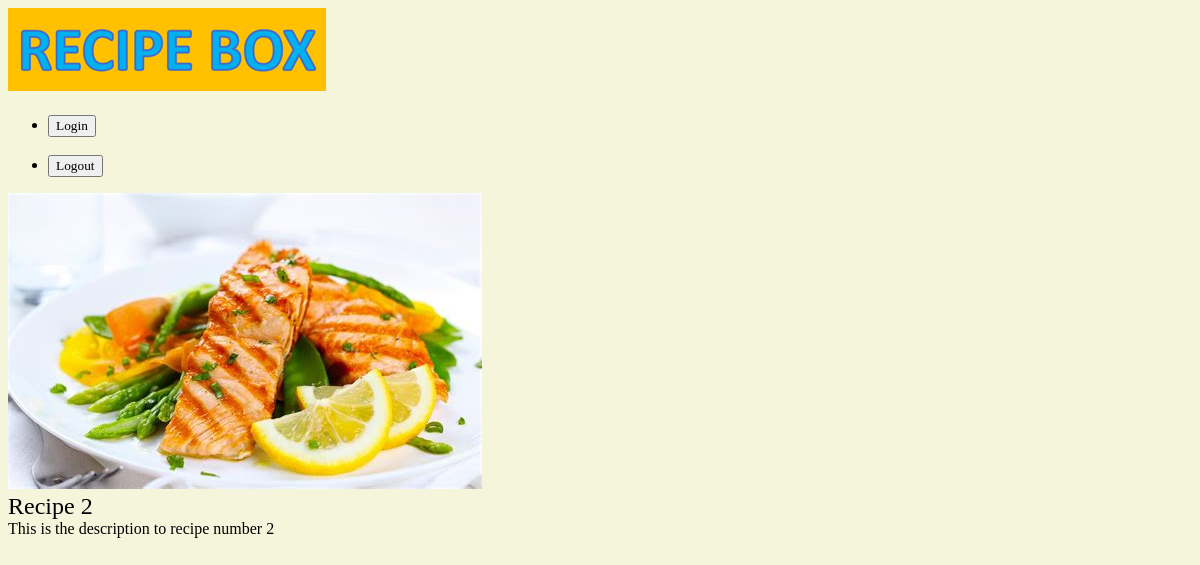
The page /recipes/recipe-2/ on the database its author committed.
### recipes/models.py (models this page shows, shortened)
class Recipe(models.Model):
    user = models.ForeignKey(settings.AUTH_USER_MODEL, on_delete=models.CASCADE, default='1',)
    title = models.CharField(max_length=120)
    description = models.TextField(blank=True, null=True, max_length=255)
    directions = models.TextField(blank=True, null=True,)
    timestamp = models.DateTimeField(auto_now_add=True) # automatically input time when record is created
    updated = models.DateTimeField(auto_now=True)
    slug = models.SlugField()
    thumb = models.ImageField(default='default.png', blank=True)

### recipes/views.py (the view)
# urls.py: path('<slug:slug>/', views.recipe_detail_view, name='detail'),
def recipe_detail_view(request, slug):
    recipe = Recipe.objects.get(slug=slug)
    return render(request, 'recipes/recipe_detail_view.html', {'recipe':recipe } )

### recipes/templates/recipes/recipe_detail_view.html (shortened to what this page needs)
{% extends 'base.html' %}
{% block content %}
<div class='recipe-detail'>
    <div class='recipe'>
        <img src="{{ recipe.thumb.url }}"/>
        <h2>{{ recipe.title }} </h2>
        <h4>{{ recipe.description }}</h4>
    </div>
</div>
{% endblock content %}

### assets/styles.css (style rules this page uses)
body { background-color: beige; background-repeat: no-repeat; color: #000; }
body * { font-family: Ubuntu; }
h1, h2, h3, h4, h5 { font-weight: normal; margin: 0; }

### rows shown on the page
Recipe: thumb (picture), title "Recipe 2", description "This is the description to recipe number 2"
